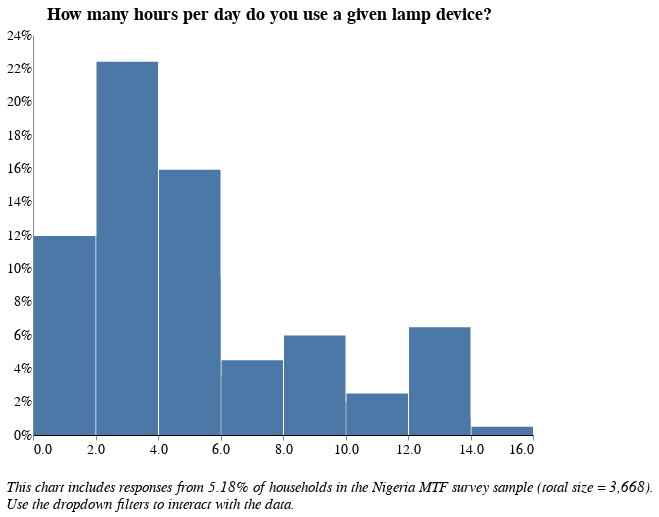

Notebook code for this chart:
### Code cell
# How many hours did you use a given lamp per day?

# Data Source
alt.data_transformers.disable_max_rows()
source = lamps[lamps[['f_9']].notnull().all(1)] #change dataframe and variable name

col1 = source['f_9'] #!= NaN #change variable name here
col2 = source['elc_aggr_tier'] != 'NaN'

source = source[conjunction(col1,col2)]
df = source[['hh_id','elc_aggr_tier','f_9', 'locality', 'f2']] #change variable name here

# Percentage of responses shown in the chart
pct_responses = round(len(pd.unique(df[df[['f_9']].notnull().all(1)]['hh_id'])) /
            3668 *100, 2) #change dataframe variable name

# Draw the Chart
final = alt.Chart(df).transform_joinaggregate(
    total='count(*)'
).transform_calculate(
    pct='1 / datum.total'
).mark_bar().encode(
    alt.X("f_9:Q", 
          bin=alt.Bin(extent=[0, 16], step=2), # Change the step to adjust bin size
          scale = alt.Scale(domain=(0,16),clamp = True), # Change the axes limits
         axis = alt.Axis(title = "")), #change title
    alt.Y('sum(pct):Q', axis=alt.Axis(format='%'), title = ""),
    tooltip = [alt.Tooltip('f_9:Q', title = "Response (Binned)"), #change variable
               alt.Tooltip('sum(pct):Q', format = '.2%', title = "Percentage")]
).transform_bin(
    "mbin",
    field="m",
    bin=alt.Bin(maxbins=20) # Specify the maximum number of bins
).add_selection(
    lamp_types_select
).transform_filter(
    lamp_types_select
).add_selection(
    locality_select
).transform_filter(
    locality_select
).add_selection(
    tier_select
).transform_filter(
    tier_select 
).properties(
    height = 400,
    width = 500,
    title={
      "text": ["How many hours per day do you use a given lamp device?"], 
 #     "subtitle": ["You are viewing {}% of responses from the Nigeria Multi-Tiered Framework Survey.".format(pct_responses), " "],
      "color": "black",
      "subtitleColor": "black"
    }
)

final = alt.concat(final,
    title=alt.TitleParams(
        ['', '',  
         'This chart includes responses from {}% of households in the Nigeria MTF survey sample (total size = 3,668).'.format(
             pct_responses),
         'Use the dropdown filters to interact with the data.'],
        baseline='bottom',
        orient='bottom',
        anchor='start',
        font = 'Times New Roman',
        fontWeight='normal',
        fontStyle = "italic",
        fontSize=15)
)

final

### Figure 1 — Vega-Lite specification as saved in the notebook (floating-point values rounded to 4 significant figures; data arrays with more than 128 entries replaced by an {"elided": "..."} marker saying what was removed)
{"width": 800, "height": 400, "config": {"title": {"fontSize": 18, "font": "Times New Roman", "anchor": "center", "fontColor": "#000000"}, "axisX": {"domain": true, "domainColor": "#000000", "grid": false, "labelFont": "Times New Roman", "labelFontSize": 14, "titleFont": "Times New Roman", "titleFontSize": 14, "titleFontWeight": "normal", "title": "X Axis Title (units)"}, "axisY": {"domain": true, "grid": false, "gridColor": "#DEDDDD", "gridWidth": 1, "labelFont": "Times New Roman", "labelFontSize": 14, "labelAngle": 0, "ticks": false, "titleFont": "Times New Roman", "titleFontSize": 14, "titleFontWeight": "normal", "titlePadding": 10, "title": "Y Axis Title (units)"}, "range": {"category": ["#2980B9", "#003366", "#FFAE19", "#D68910", "#E67E22", "#D35400", "#FF4500", "#FF6162", "#438B28", "#45B39D", "#99ADC1", "#212F3C"]}, "legend": {"labelFont": "Times New Roman", "labelFontSize": 14, "symbolType": "square", "symbolSize": 100, "titleFont": "Times New Roman", "titleFontSize": 14, "titleFontWeight": "normal", "title": "Legend", "orient": "right", "offset": 0}, "tooltip": {"font": "Open Sans"}, "view": {"stroke": "transparent", "text": {"font": "Times New Roman", "color": ["#2980B9", "#003366", "#FFAE19", "#D68910", "#E67E22", "#D35400", "#FF4500", "#FF6162", "#438B28", "#45B39D", "#99ADC1", "#212F3C"], "fontSize": 14, "align": "right", "fontWeight": 400, "size": 14}, "bar": {"size": 40, "binSpacing": 1, "continuousBandSize": 30, "discreteBandSize": 30, "fill": ["#2980B9", "#003366", "#FFAE19", "#D68910", "#E67E22", "#D35400", "#FF4500", "#FF6162", "#438B28", "#45B39D", "#99ADC1", "#212F3C"], "stroke": false}}}, "concat": [{"mark": "bar", "encoding": {"tooltip": [{"type": "quantitative", "field": "f_9", "title": "Response (Binned)"}, {"type": "quantitative", "aggregate": "sum", "field": "pct", "format": ".2%", "title": "Percentage"}], "x": {"type": "quantitative", "axis": {"title": ""}, "bin": {"extent": [0, 16], "step": 2}, "field": "f_9", "scale": {"clamp": true, "domain": [0, 16]}}, "y": {"type": "quantitative", "aggregate": "sum", "axis": {"format": "%"}, "field": "pct", "title": ""}}, "height": 400, "selection": {"selector006": {"type": "single", "fields": ["f2"], "bind": {"input": "select", "options": [null, "Candle", "Open wick lamp", "Hurricane lamp with glass cover", "Pressurized mantle lamp", "Other, specify"], "labels": ["All Sources", "Candle", "Open wick lamp", "Hurricane lamp with glass cover", "Pressurized mantle lamp", "Other"], "name": "Type of Device  "}}, "selector004": {"type": "single", "fields": ["locality"], "bind": {"input": "select", "options": [null, 0, 1], "labels": ["National", "Urban", "Rural"], "name": "Locality Breakdown  "}}, "selector005": {"type": "single", "fields": ["elc_aggr_tier"], "bind": {"input": "select", "options": [null, "Tier 0", "Tier 1", "Tier 2", "Tier 3", "Tier 4", "Tier 5"], "labels": ["All Tiers", "Tier 0", "Tier 1", "Tier 2", "Tier 3", "Tier 4", "Tier 5"], "name": "Electricity Tier  "}}}, "title": {"text": ["How many hours per day do you use a given lamp device?"], "color": "black", "subtitleColor": "black"}, "transform": [{"joinaggregate": [{"op": "count", "field": "*", "as": "total"}]}, {"calculate": "1 / datum.total", "as": "pct"}, {"bin": {"maxbins": 20}, "field": "m", "as": "mbin"}, {"filter": {"selection": "selector006"}}, {"filter": {"selection": "selector004"}}, {"filter": {"selection": "selector005"}}], "width": 500}], "data": {"name": "data-7991e0ab5b43c2530dc663025ac64b4c"}, "title": {"text": ["", "", "This chart includes responses from 5.18% of households in the Nigeria MTF survey sample (total size = 3,668).", "Use the dropdown filters to interact with the data."], "anchor": "start", "baseline": "bottom", "font": "Times New Roman", "fontSize": 15, "fontStyle": "italic", "fontWeight": "normal", "orient": "bottom"}, "$schema": "https://vega.github.io/schema/vega-lite/v4.8.1.json", "datasets": {"data-7991e0ab5b43c2530dc663025ac64b4c": {"elided": "201 records"}}}
